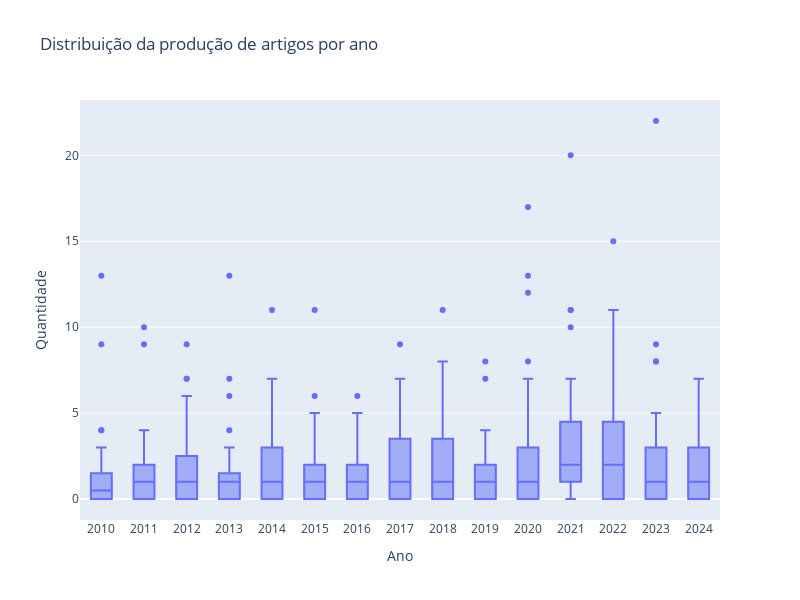

Notebook code for this chart:
### Code cell
plotador = PlotadorProducao(df_publ_pesq_anos)
plotador.plotar_boxplot()

### Figure 1 — Plotly figure (JSON) as saved in the notebook; plotly's stock layout.template omitted (floating-point values rounded to 4 significant figures; data arrays with more than 128 entries replaced by an {"elided": "..."} marker saying what was removed)
{"data": [{"alignmentgroup": "True", "hovertemplate": "Ano=%{x}<br>Quantidade=%{y}<extra></extra>", "legendgroup": "", "marker": {"color": "#636efa"}, "name": "", "notched": false, "offsetgroup": "", "orientation": "v", "showlegend": false, "type": "box", "x": {"elided": "600 str values"}, "x0": " ", "xaxis": "x", "y": {"elided": "600 int values"}, "y0": " ", "yaxis": "y"}], "layout": {"boxmode": "group", "height": 600, "legend": {"tracegroupgap": 0}, "showlegend": false, "title": {"text": "Distribuição da produção de artigos por ano"}, "width": 800, "xaxis": {"anchor": "y", "domain": [0, 1], "title": {"text": "Ano"}, "type": "category"}, "yaxis": {"anchor": "x", "domain": [0, 1], "title": {"text": "Quantidade"}}}}
